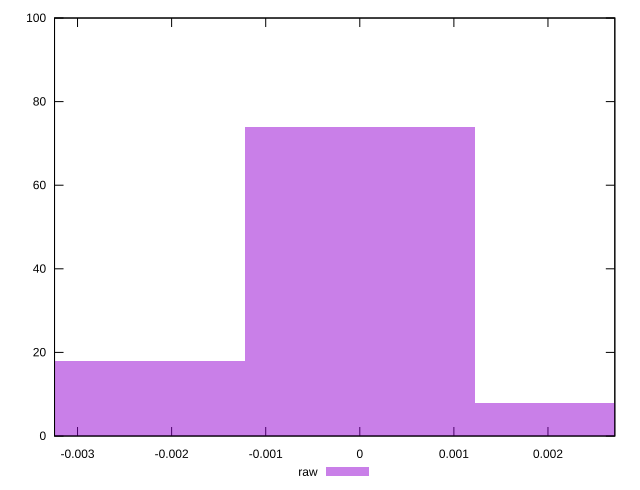

Here is the gnuplot script that generated this plot:
reset

$raw <<EOF
0 74
-0.0024491116441806866 18
0.0024491116441806866 8
EOF

set key outside below
set boxwidth 0.0024491116441806866
set xrange [-0.0032444980239537237:0.0027105895020587507]
set yrange [0:100]
set trange [0:100]
set style fill transparent solid 0.5 noborder
set terminal svg size 640, 490 enhanced background rgb 'white'
set output "report_00022_2021-02-20T12:08:46.964Z/meta/pScore-difference/samples/pages+cached+noadtech+nomedia/raw/histogram.svg"

plot $raw title "raw" with boxes

reset
